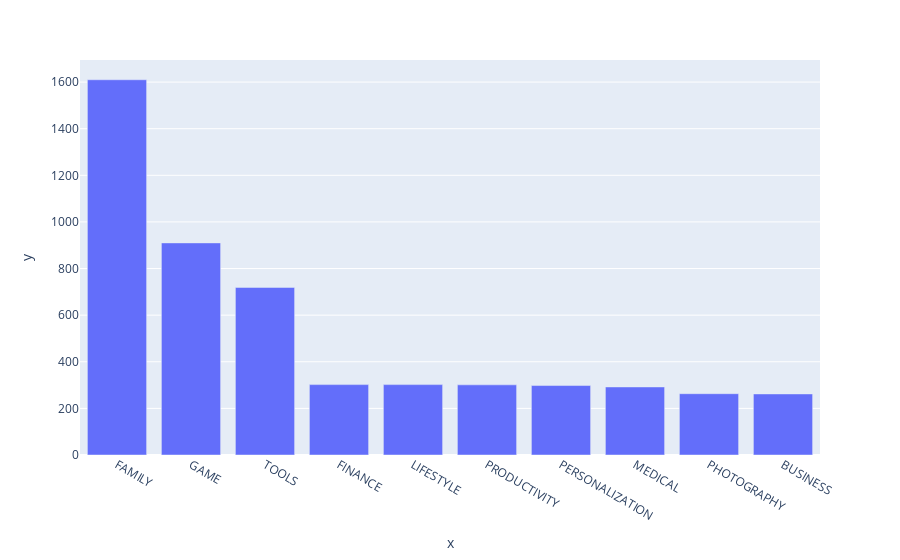

Here is the notebook cell this chart was saved with:
### Markdown cell above
### Vertical Bar Chart - Highest Competition (Number of Apps)

### Code cell
bar = px.bar(x=top_10.index, y=top_10.values)
bar

### Figure 1 — Plotly figure (JSON) as saved in the notebook; plotly's stock layout.template omitted (floating-point values rounded to 4 significant figures)
{"data": [{"alignmentgroup": "True", "hovertemplate": "x=%{x}<br>y=%{y}<extra></extra>", "legendgroup": "", "marker": {"color": "#636efa", "pattern": {"shape": ""}}, "name": "", "offsetgroup": "", "orientation": "v", "showlegend": false, "textposition": "auto", "type": "bar", "x": ["FAMILY", "GAME", "TOOLS", "FINANCE", "LIFESTYLE", "PRODUCTIVITY", "PERSONALIZATION", "MEDICAL", "PHOTOGRAPHY", "BUSINESS"], "xaxis": "x", "y": [1610, 910, 719, 302, 302, 301, 298, 292, 263, 262], "yaxis": "y"}], "layout": {"barmode": "relative", "legend": {"tracegroupgap": 0}, "margin": {"t": 60}, "xaxis": {"anchor": "y", "domain": [0, 1], "title": {"text": "x"}}, "yaxis": {"anchor": "x", "domain": [0, 1], "title": {"text": "y"}}}}
